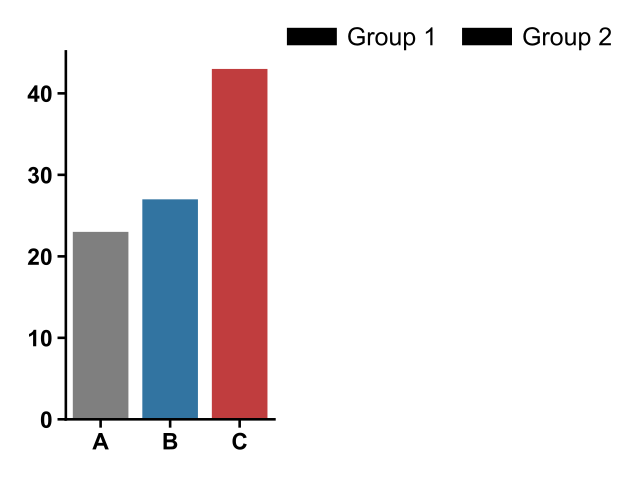

Reproduce this figure in Python.
import matplotlib.pyplot as plt
import seaborn as sns
import aaanalysis as aa
data = {'Classes': ['A', 'B', 'C'], 'Values': [23, 27, 43]}
colors = aa.plot_get_clist()
aa.plot_settings()
sns.barplot(x='Classes', y='Values', data=data, palette=colors)
sns.despine()
dict_color = {"Group 1": "black", "Group 2": "black"}
aa.plot_legend(dict_color=dict_color, ncol=3, x=0, y=1.1, handletextpad=0.4)
plt.tight_layout()
plt.show()
